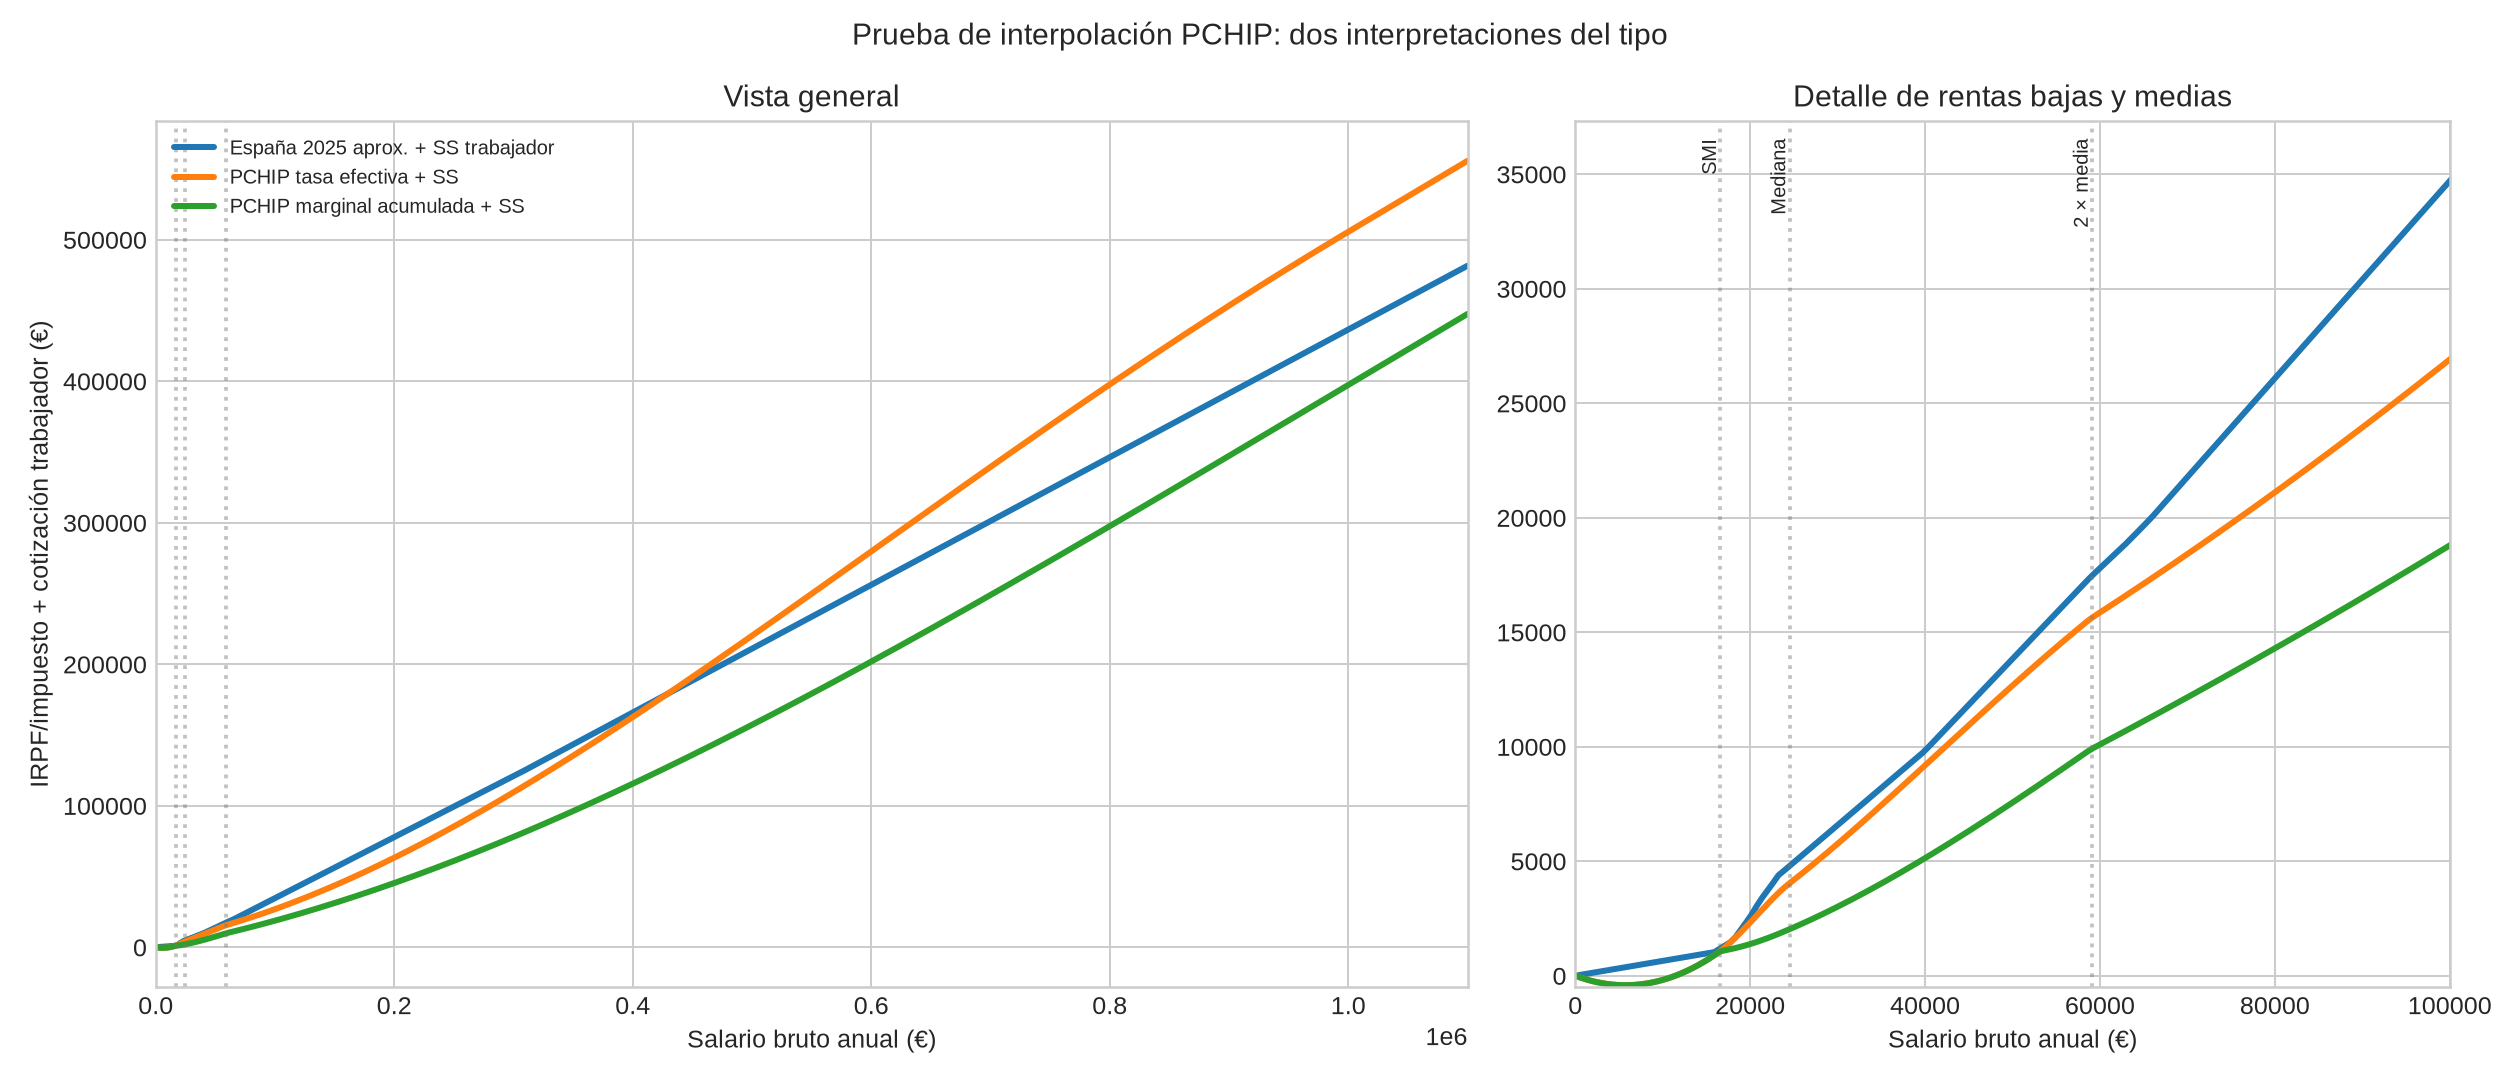

Recreate this plot in Python.
"""Prueba comparativa de interpolación PCHIP para RAPPRTT.

Conserva intacto boring_ahh_math.py. Compara:
1) Tasa efectiva PCHIP entre 0% SMI, 10% mediana, 20% doble de la media, 50% máximo.
2) Tasa marginal PCHIP con los mismos anclajes, integrada desde SMI para obtener
   el impuesto acumulado. Para ingresos inferiores al SMI se conserva la regla
   de transferencia negativa original, explicitada en el informe.

Uso: python3 boring_ahh_interpolation_test.py
"""
from __future__ import annotations

import csv
import math
from pathlib import Path

import matplotlib
matplotlib.use("Agg")
import matplotlib.pyplot as plt
import numpy as np

import boring_ahh_comparison as base

OUT = Path(__file__).parent
SMI = base.SMI
MEDIAN = base.MEDIAN_WAGE
DOUBLE_MEAN = 2.0 * base.MEAN_WAGE
MAX_ANCHOR = 1_000_000.0  # supuesto, no dato oficial
XS = np.array([SMI, MEDIAN, DOUBLE_MEAN, MAX_ANCHOR], dtype=float)
YS = np.array([0.0, 0.10, 0.20, 0.50], dtype=float)


def pchip_slopes(x: np.ndarray, y: np.ndarray) -> np.ndarray:
    """Derivadas PCHIP monotónicas, siguiendo Fritsch-Butland / PCHIP."""
    h = np.diff(x)
    delta = np.diff(y) / h
    n = len(x)
    d = np.zeros(n, dtype=float)
    if n == 2:
        d[:] = delta[0]
        return d
    for k in range(1, n - 1):
        if delta[k - 1] == 0 or delta[k] == 0 or np.sign(delta[k - 1]) != np.sign(delta[k]):
            d[k] = 0.0
        else:
            w1 = 2 * h[k] + h[k - 1]
            w2 = h[k] + 2 * h[k - 1]
            d[k] = (w1 + w2) / (w1 / delta[k - 1] + w2 / delta[k])
    d0 = ((2 * h[0] + h[1]) * delta[0] - h[0] * delta[1]) / (h[0] + h[1])
    if np.sign(d0) != np.sign(delta[0]):
        d0 = 0.0
    elif np.sign(delta[0]) != np.sign(delta[1]) and abs(d0) > abs(3 * delta[0]):
        d0 = 3 * delta[0]
    dn = ((2 * h[-1] + h[-2]) * delta[-1] - h[-1] * delta[-2]) / (h[-1] + h[-2])
    if np.sign(dn) != np.sign(delta[-1]):
        dn = 0.0
    elif np.sign(delta[-1]) != np.sign(delta[-2]) and abs(dn) > abs(3 * delta[-1]):
        dn = 3 * delta[-1]
    d[0], d[-1] = d0, dn
    return d


SLOPES = pchip_slopes(XS, YS)


def segment_coefficients(i: int):
    """Return coefficients a,b,c,d for y(t)=a+b*t+c*t²+d*t³, t in [0,1]."""
    h = XS[i + 1] - XS[i]
    y0, y1 = YS[i], YS[i + 1]
    m0, m1 = SLOPES[i], SLOPES[i + 1]
    a = y0
    b = h * m0
    c = 3 * (y1 - y0) - 2 * h * m0 - h * m1
    d = 2 * (y0 - y1) + h * (m0 + m1)
    return a, b, c, d, h


def pchip_value(value: float) -> float:
    if value <= XS[0]:
        return YS[0] + SLOPES[0] * (value - XS[0])
    if value >= XS[-1]:
        return YS[-1]
    i = int(np.searchsorted(XS, value, side="right") - 1)
    a, b, c, d, h = segment_coefficients(i)
    t = (value - XS[i]) / h
    return a + b * t + c * t**2 + d * t**3


def integrate_pchip_to(value: float) -> float:
    """Integrate marginal PCHIP from SMI to income; hold 50% above final knot."""
    if value <= SMI:
        return 0.0
    total = 0.0
    stop = min(value, MAX_ANCHOR)
    for i in range(len(XS) - 1):
        lo, hi = XS[i], min(XS[i + 1], stop)
        if hi <= lo:
            continue
        a, b, c, d, h = segment_coefficients(i)
        t = (hi - XS[i]) / h
        # dx = h dt; exact antiderivative of the cubic Hermite segment.
        total += h * (a*t + b*t**2/2 + c*t**3/3 + d*t**4/4)
        if stop <= XS[i + 1]:
            break
    if value > MAX_ANCHOR:
        total += (value - MAX_ANCHOR) * YS[-1]
    return total


def original_negative_tax(income: float) -> float:
    """Keep the project's negative-tax rule below SMI for this comparison."""
    rate = 0.10 * (income - SMI) / (MEDIAN - SMI)
    return income * rate


def pchip_effective_tax(income: float) -> float:
    if income < SMI:
        return original_negative_tax(income)
    return income * pchip_value(income)


def pchip_marginal_tax(income: float) -> float:
    if income < SMI:
        return original_negative_tax(income)
    return integrate_pchip_to(income)


def fmt(n: float) -> str:
    return f"{n:,.2f}".replace(",", "X").replace(".", ",").replace("X", ".")


def run() -> None:
    grid = np.linspace(0, MAX_ANCHOR * 1.10, 1801)
    rows = []
    for income in grid:
        actual_total = base.official_irpf(float(income)) + base.employee_social_security(float(income))
        effective_tax = pchip_effective_tax(float(income))
        marginal_tax = pchip_marginal_tax(float(income))
        social = base.employee_social_security(float(income))
        rows.append({
            "salario_bruto_eur": float(income),
            "tasa_pchip_efectiva": pchip_value(float(income)) if income >= SMI else 0.10*(income-SMI)/(MEDIAN-SMI),
            "impuesto_pchip_efectiva": effective_tax,
            "tipo_marginal_pchip": pchip_value(float(income)),
            "impuesto_marginal_integrado": marginal_tax,
            "irpf_sistema_referencia_aprox": actual_total - social,
            "cotizacion_trabajador": social,
            "total_actual_aprox": actual_total,
            "total_pchip_efectiva_mas_ss": effective_tax + social,
            "total_pchip_marginal_mas_ss": marginal_tax + social,
        })

    csv_path = OUT / "boring_ahh_interpolation_test.csv"
    with csv_path.open("w", newline="", encoding="utf-8-sig") as f:
        w = csv.DictWriter(f, fieldnames=list(rows[0]))
        w.writeheader(); w.writerows(rows)

    plt.style.use("seaborn-v0_8-whitegrid")
    x = np.array([r["salario_bruto_eur"] for r in rows])
    actual = np.array([r["total_actual_aprox"] for r in rows])
    effective = np.array([r["total_pchip_efectiva_mas_ss"] for r in rows])
    marginal = np.array([r["total_pchip_marginal_mas_ss"] for r in rows])
    fig, (ax, zoom) = plt.subplots(1, 2, figsize=(14, 6), gridspec_kw={"width_ratios": [1.5, 1]})
    for panel in (ax, zoom):
        panel.plot(x, actual, label="España 2025 aprox. + SS trabajador", lw=2.4)
        panel.plot(x, effective, label="PCHIP tasa efectiva + SS", lw=2.4)
        panel.plot(x, marginal, label="PCHIP marginal acumulada + SS", lw=2.4)
        for knot in (SMI, MEDIAN, DOUBLE_MEAN):
            panel.axvline(knot, color="#777777", alpha=.45, ls=":")
        panel.set_xlabel("Salario bruto anual (€)")
    ax.set_title("Vista general")
    ax.set_ylabel("IRPF/impuesto + cotización trabajador (€)")
    ax.set_xlim(0, MAX_ANCHOR*1.10)
    zoom.set_title("Detalle de rentas bajas y medias")
    zoom.set_xlim(0, 100_000)
    zoom.set_ylim(-500, max(actual[x <= 100_000].max(), effective[x <= 100_000].max(), marginal[x <= 100_000].max())*1.08)
    for knot, label in ((SMI,"SMI"),(MEDIAN,"Mediana"),(DOUBLE_MEAN,"2 × media")):
        zoom.text(knot, .98, label, rotation=90, va="top", ha="right", fontsize=8, transform=zoom.get_xaxis_transform())
    ax.legend(loc="upper left", fontsize=8)
    fig.suptitle("Prueba de interpolación PCHIP: dos interpretaciones del tipo")
    fig.tight_layout()
    graph = OUT / "boring_ahh_interpolation_test.png"
    fig.savefig(graph, dpi=180)
    plt.close(fig)

    chosen = sorted(set([SMI, MEDIAN, base.MEAN_WAGE, DOUBLE_MEAN, 100_000, MAX_ANCHOR]))
    tab = []
    for inc in chosen:
        s = base.employee_social_security(inc)
        a = base.official_irpf(inc)
        te = pchip_effective_tax(inc)
        tm = pchip_marginal_tax(inc)
        tab.append((inc, a, s, te, te+s, tm, tm+s))
    report = [
        "# Prueba PCHIP: tasa efectiva frente a tasa marginal acumulada", "",
        "Se movió el anclaje del 20% desde la renta media a **dos veces la renta media**. Con el dato INE usado (29.540,26 €), ese punto queda en **59.080,52 €**. Se mantuvo la mediana en 24.497,17 €, el SMI 2025 en 16.576 € y el anclaje superior supuesto en 1.000.000 €.", "",
        "PCHIP (Piecewise Cubic Hermite Interpolating Polynomial) es una interpolación cúbica que conserva la monotonía de anclajes crecientes y evita oscilaciones espurias. Se comparan dos significados distintos de la curva: (A) los anclajes son tipos efectivos, de modo que impuesto = renta × tasa; (B) los anclajes son tipos marginales, y el impuesto acumulado es el área bajo esa tasa marginal.", "",
        "| Renta bruta | IRPF actual aprox. | Cotización trabajador | Impuesto PCHIP efectivo | Total PCHIP efectivo + SS | Impuesto marginal integrado | Total marginal + SS |",
        "|---:|---:|---:|---:|---:|---:|---:|",
    ]
    for inc,a,s,te,tot_e,tm,tot_m in tab:
        report.append(f"| {fmt(inc)} | {fmt(a)} | {fmt(s)} | {fmt(te)} | {fmt(tot_e)} | {fmt(tm)} | {fmt(tot_m)} |")
    report += [
        "", "## Qué destaca", "",
        "En la variante efectiva, cada tasa anclada se aplica a toda la renta. Por tanto, conserva la interpretación del prototipo actual, aunque el impuesto puede aumentar bruscamente al cruzar puntos donde cambia la pendiente de la tasa. PCHIP hace la tasa más suave, pero no convierte por sí mismo el impuesto en marginal.", "",
        "En la variante marginal, el impuesto se acumula euro a euro integrando el tipo marginal. El total es continuo y cada incremento pequeño de renta afecta solo al impuesto del ingreso adicional. Los números de anclaje ahora describen tipos marginales locales, no porcentajes efectivos sobre toda la renta; por eso los impuestos acumulados son distintos y suelen menores que renta × porcentaje marginal.", "",
        "Por debajo del SMI, ambas variantes reutilizan explícitamente el impuesto negativo efectivo del prototipo original para mantener esa hipótesis; no se extrapola la tasa marginal cúbica hacia abajo. Esto introduce una regla especial bajo el SMI y una unión no completamente suave. Se puede revisar por separado si se adopta definitivamente el enfoque marginal.", "",
        "El sistema actual es una aproximación al IRPF general estatal y autonómico de Madrid 2025 más cotizaciones del trabajador para una persona soltera sin hijos y sin otras rentas. No incluye cotización patronal ni estima recaudación nacional. El máximo de 1.000.000 € es un supuesto editable, no una observación oficial.", "",
        "![Comparación PCHIP](boring_ahh_interpolation_test.png)", "",
        "## Archivos y repetición", "",
        "Ejecutar `python3 boring_ahh_interpolation_test.py` regenera esta gráfica y el CSV. El prototipo original no se modifica.", "",
        "Los datos de SMI, salarios y normativa se documentaron en `boring_ahh_comparison.py`; sus fuentes principales son BOE RD 87/2025, INE EAES 2024, AEAT Renta 2025 y BOE Orden PJC/178/2025."
    ]
    md = OUT / "boring_ahh_interpolation_test_report.md"
    md.write_text("\n".join(report)+"\n", encoding="utf-8")
    print("Puntos PCHIP:", list(zip(XS.tolist(), YS.tolist())))
    print("Pendientes PCHIP:", SLOPES.tolist())
    print("CSV:", csv_path)
    print("Gráfica:", graph)
    print("Informe:", md)
    print("Resultados:")
    for r in tab:
        print(" | ".join(fmt(v) for v in r))


if __name__ == "__main__":
    run()
